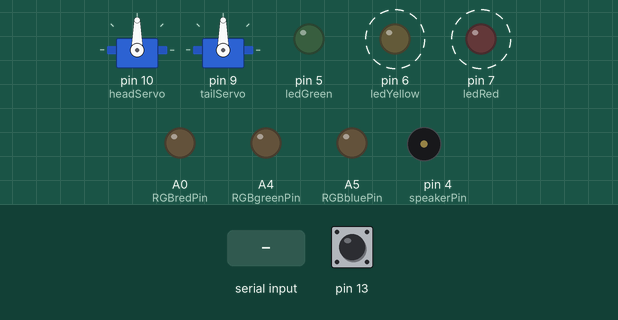
Recording of a sketch running on a simulated Arduino Uno, built with avr-gcc and run on an emulated ATmega328P. Shown: 2 × servo, output pins drawn as LEDs (lit = HIGH), buzzer (waves = sounding). Dashed ring = blinking. Inputs (shaded band) come from the test bench; at power-on: pin 13 HIGH. Random numbers use the default seed unless the sketch sets one.

Above: at 1.2 s.
1.3 s: pin 13 pulled LOW for 3.2 s
At 4.93 s:
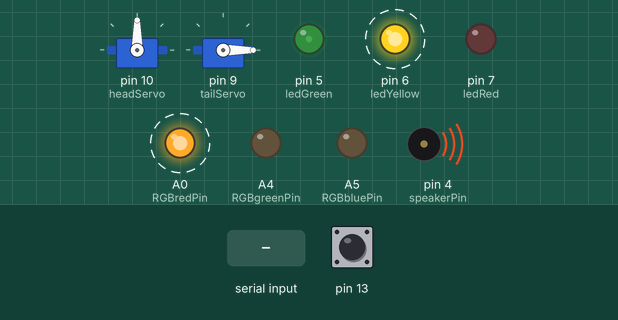
6.0 s: byte 30 received over Serial
At 8.9 s:
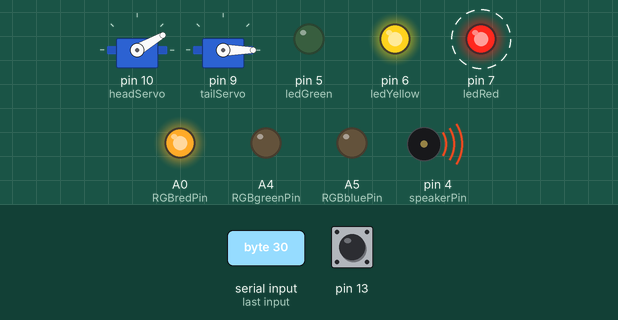
9.0 s: pin 13 pulled LOW for 0.15 s
At 9.63 s:
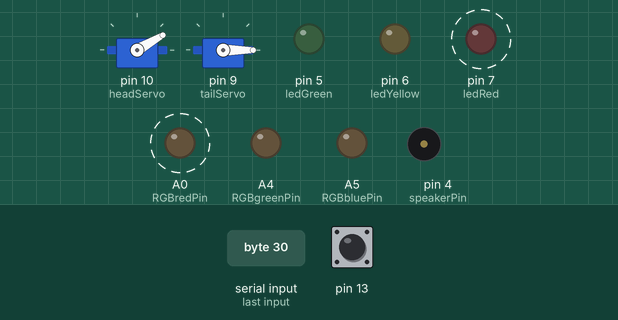
12.0 s: byte 90 received over Serial
At 13.06 s:
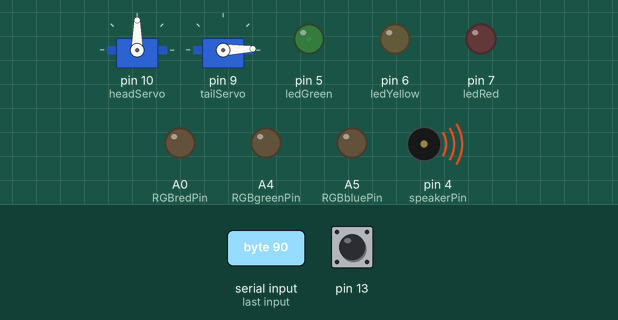
15.0 s: byte 120 received over Serial
At 16.06 s:
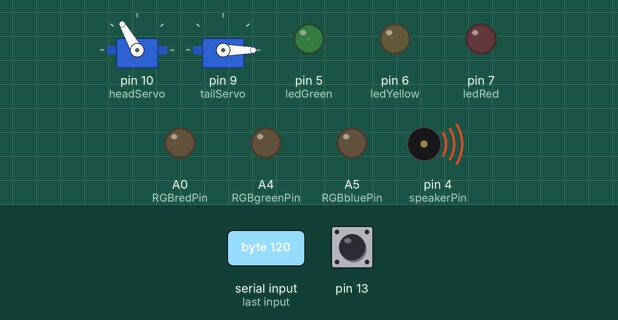
18.0 s: pin 13 pulled LOW for 1 s
At 19.88 s:
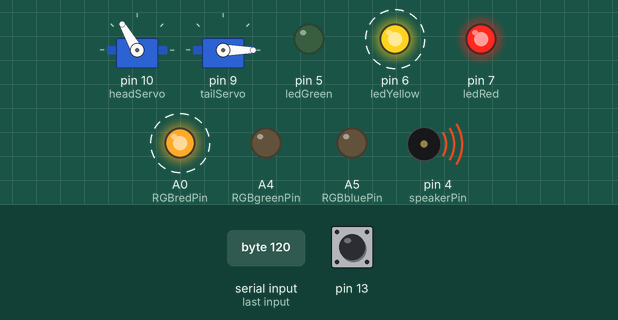
Timing chart, 0 to 22.0 s (numbered marks = the images above; inputs shaded):
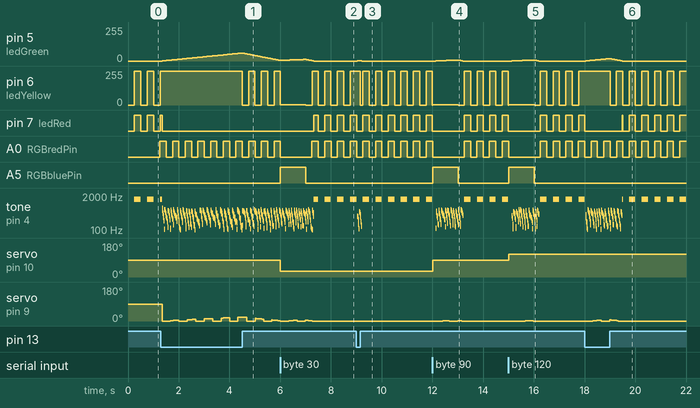

The sketch:

datt2000final_arduino.ino
```cpp
#include <Servo.h>
#include <CapacitiveSensor.h>

CapacitiveSensor   cs_12_13 = CapacitiveSensor(12, 13); //multiple capacitive touch sensors slowed down the arduino too much and caused the face tracking to desync
//output, input

Servo headServo;
Servo tailServo;

boolean faceDetected = false;

int ledRed = 7;//digital
int ledYellow = 6;//analog
int ledGreen = 5;//analog

int speakerPin = 4;

int RGBredPin = A0;
int RGBgreenPin = A4;
int RGBbluePin = A5;

float happiness = 0;
int freq = 750;//speaker frequency
int touch = 0;//capsense reading

int timeSinceFaceDetected = 0;

void setup() {
  headServo.attach(10);
  tailServo.attach(9);

  cs_12_13.set_CS_AutocaL_Millis(0xFFFFFFFF);//autocalibrate

  pinMode(ledRed, OUTPUT);
  pinMode(ledGreen, OUTPUT);
  pinMode(ledYellow, OUTPUT);

  pinMode(RGBredPin, OUTPUT);
  pinMode(RGBgreenPin, OUTPUT);
  pinMode(RGBbluePin, OUTPUT);

  Serial.begin(9600);
}

void loop() {
  unsigned long int now = millis();

  if (Serial.available()) {//max only sends data if face is detected
    faceDetected = true;

    RGBColor(0, happiness, 128);//blue eyes = detected face, green is amount of happiness

    int coords = Serial.read();
    //Serial.println(coords);

    coords = constrain (coords, 0, 180);//in case max sends a number out of range
    headServo.write(coords);

    timeSinceFaceDetected = now;
  }
  else//face not found
  {
    if (now - timeSinceFaceDetected >= 1001)//small delay in case face is lost for a fraction of a second
    {
      faceDetected = false;
      RGBColor((millis() / 250 % 2) * 255, 0, 0);//flash red eye leds when no eye contact
    }
  }

  touch = cs_12_13.capacitiveSensor(30);
  touch = constrain(touch, 0, 1000);
  touch = map(touch, 0, 1000, 0, 255);
  //touch was previously numOfTouches when we had multiple capacitive touch sensors

  if (faceDetected == true || touch > 101)//if eye contact or being touched (if given attention)
  {
    analogWrite (ledYellow, touch);//yellow brighter when your hand is closer
    happiness += .1 * (((touch * 0.01) + faceDetected)); //add to happiness when making eye contact
    happiness = constrain(happiness, 0, 255);
  }
  else//no attention received
  {
    happiness -= 0.5;//drains happiness
    happiness = constrain(happiness, 0, 255);
    digitalWrite(ledYellow, millis() / 250 % 2);//flash yellow leds
    //yellow flashes when not being touched or being made eye contact with,
    //pre warning to beeping and red led before happiness runs out
  }

  if (happiness < 1)//if unhappy
  {
    digitalWrite(ledRed, millis() / 250 % 2);//flash red leds

    tone(speakerPin, (millis() / 250 % 2) * 1500);//alarm sound
  }
  else//if happy
  {
    digitalWrite(ledRed, 0);//red off

    freq += random(happiness);
    freq -= random(127);
    if (freq >= 3050)
      freq -= 500;
    if (freq <= 99)
      freq += 500;
    //makeshift drunk object from max, randomly goes up and down, starts off at a hum but rises in pitch to more of a whistle as happiness rises

    tone(speakerPin, freq, 500);

    if (millis() / 333 % 2)
    {
      tailServo.write(map(happiness, 0, 255, 0, 90));
    }
    else
    {
      tailServo.write(-map(happiness, 0, 255, 0, 90));
    }
    //moves tail back and forth, moves more with more happiness
  }

  analogWrite (ledGreen, happiness);//green brighter with more happiness

  delay (10 );
}

void RGBColor(int r, int g, int b) {
  analogWrite(RGBredPin, r);
  analogWrite(RGBgreenPin, g);
  analogWrite(RGBbluePin, b);
}
```

Measured:
- after the input at 1.3 s, pin 5 (ledGreen): rises from 0/255 to 60/255 in 3.2 s, then falls to 5/255 in 1.5 s
- after the input at 6.0 s, A5 (RGBbluePin): LOW → HIGH at once, → LOW 1.0 s later; servo on pin 10 (headServo): 90° → 30° at once; servo on pin 9 (tailServo): 0° → 2° after 0.33 s, → 3° 0.18 s later, → 0° 0.16 s later, → 3° 0.32 s later, … (7 changes in this stretch)
- after the input at 9.0 s, servo on pin 9 (tailServo): 0° → 1° after 0.15 s, → 0° 0.01 s later
- after the input at 12.0 s, pin 5 (ledGreen): rises from 0/255 to 7/255 in 0.80 s, then falls to 0/255 in 0.27 s; A5 (RGBbluePin): LOW → HIGH at once, → LOW 1.0 s later; servo on pin 10 (headServo): 30° → 90° at once
- after the input at 15.0 s, pin 5 (ledGreen): rises from 0/255 to 7/255 in 0.80 s, then falls to 0/255 in 0.27 s; A5 (RGBbluePin): LOW → HIGH at once, → LOW 1.0 s later; servo on pin 10 (headServo): 90° → 120° at once; servo on pin 9 (tailServo): 0° → 1° after 0.66 s, → 2° 0.14 s later, → 0° 0.19 s later
- after the input at 18.0 s, pin 5 (ledGreen): rises from 0/255 to 18/255 in 0.91 s, then falls to 0/255 in 0.53 s
- by itself, A0 (RGBredPin): alternates HIGH for 0.25 s and LOW for 0.24 s
- by itself, tone on pin 4 (speakerPin): plays 679 Hz for 0.01 s, 568 Hz for 0.01 s, 446 Hz for 0.01 s, 348 Hz for 0.01 s, 307 Hz for 0.01 s, 221 Hz for 0.01 s … (340 notes in this stretch)
